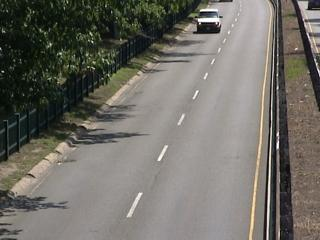
#> input picture highway/input/in000023.jpg, 320 x 240 px; its folder holds 4 pictures in this run
$ python diff.py
#> lines starting #> are read from the running program, lines starting #| are printed output that depends on the picture; after the words box and inside, x2 and y2 are one past the last pixel; in counts of white or black regions, pixels touching at a corner belong together
#!/usr/bin/env python3
"""Compare consecutive images and output pixels that changed enough."""

# pip install pillow numpy

from PIL import Image
import numpy as np
import os

INPUT_DIR = "input"
OUTPUT_DIR = "output"
THRESHOLD = 30

images = sorted([f for f in os.listdir(INPUT_DIR) if f.lower().endswith(('.png', '.jpg', '.jpeg'))])
os.makedirs(OUTPUT_DIR, exist_ok=True)

for i in range(len(images) - 1):
    img1 = np.array(Image.open(os.path.join(INPUT_DIR, images[i])).convert("RGB"))
#> img1 is the input picture: shape (240, 320, 3); mean R, G, B 111.9, 109.5, 102.2
    img2 = np.array(Image.open(os.path.join(INPUT_DIR, images[i + 1])).convert("RGB"))
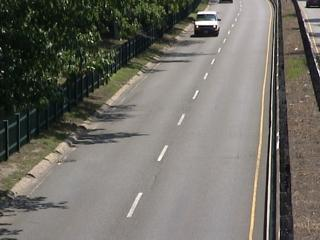
#> input picture highway/input/in000030.jpg, 320 x 240 px
#> img2 is the input picture: shape (240, 320, 3); mean R, G, B 111.8, 109.5, 102.2

    diff = np.sum(np.abs(img1.astype(int) - img2.astype(int)), axis=2)
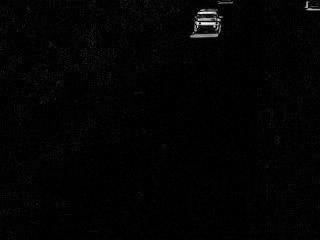
#> diff: shape (240, 320) int64; min 0, max 751, mean 10.7; drawn with min black and max white
    out = np.where(diff >= THRESHOLD, 255, 0).astype(np.uint8)
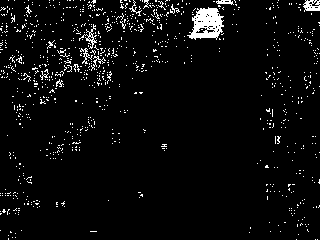
#> out: shape (240, 320); 4.4% white in thin lines or dots

    out_name = f"dif{i+1:06d}.jpg"
    Image.fromarray(out).save(os.path.join(OUTPUT_DIR, out_name))
    print(f"saved {out_name}")
#> pass 2 of the loop `for i in range(len(images) - 1):`:
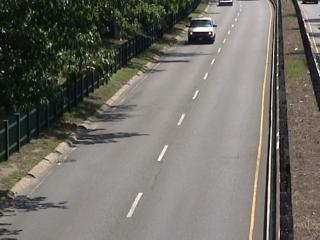
#> input picture highway/input/in000044.jpg, 320 x 240 px
#> img2 is the input picture: shape (240, 320, 3); mean R, G, B 111.7, 109.4, 102.1
#> `diff = np.sum(np.abs(img1.astype(int) - img2.astype(int)), axis=2)`:
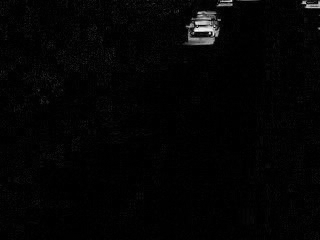
#> diff: shape (240, 320) int64; min 0, max 731, mean 12.7; drawn with min black and max white
#> `out = np.where(diff >= THRESHOLD, 255, 0).astype(np.uint8)`:
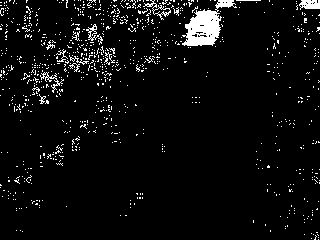
#> out: shape (240, 320); 5.2% white; 881 white regions (867 under 20 px), largest, box (x1, y1, x2, y2) and area: (182, 0, 237, 46) 1121, (299, 0, 320, 10) 159, (143, 0, 171, 20) 120
#> pass 3 of the loop `for i in range(len(images) - 1):`:
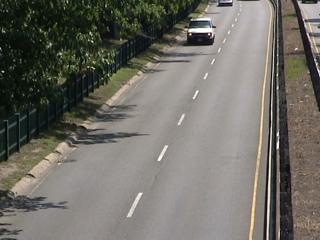
#> input picture highway/input/in000046.jpg, 320 x 240 px
#> img2 is the input picture: shape (240, 320, 3); mean R, G, B 111.8, 109.5, 102.2
#> `diff = np.sum(np.abs(img1.astype(int) - img2.astype(int)), axis=2)`:
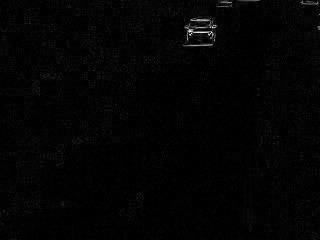
#> diff: shape (240, 320) int64; min 0, max 553, mean 8.6; drawn with min black and max white
#> `out = np.where(diff >= THRESHOLD, 255, 0).astype(np.uint8)`:
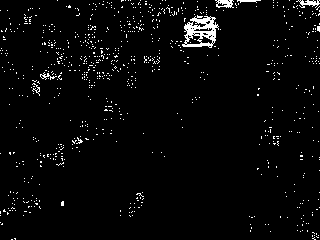
#> out: shape (240, 320); 3% white in thin lines or dots

print("done")
